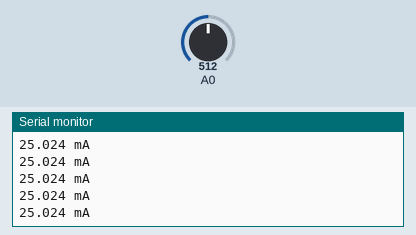
This sketch was run on a simulated Arduino Uno, built with avr-gcc and run on an emulated ATmega328P. On the bench: the last lines printed to the serial monitor. The test bench sets the inputs (shaded band); at power-on: A0 = 512.

Above: at 1.2 s.
1.3 s: A0 set to 716
At 1.44 s:
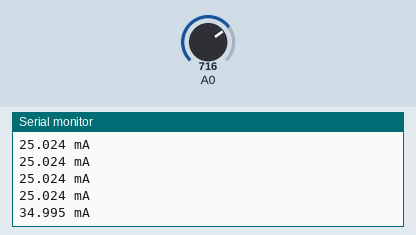
2.8 s: A0 set to 900
At 2.84 s:
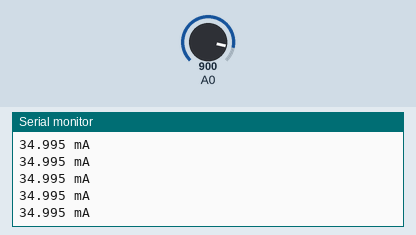
Timing chart, 0 to 5.8 s (numbered marks = the images above; inputs shaded):
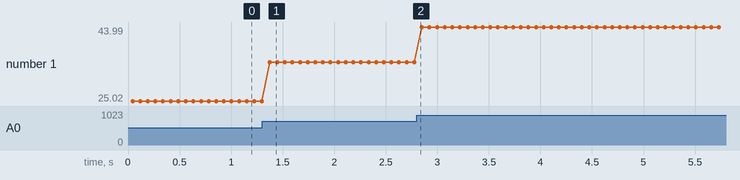

Measured:
- after the input at 1.3 s, the serial monitor: prints a new line after 0.07 s (image 1)
- plotted number 1: 25.02 → 34.99 after the input at 1.3 s, 34.99 → 43.99 after the input at 2.8 s

The sketch:

lectorcorriente.ino
```cpp
float corriente = 0.0;
float R=100;
float gain=1;


void setup() {
  // put your setup code here, to run once:
Serial.begin(9600);

}

void loop() {
for(int i=1;i<=20;i++){
  corriente= (float) analogRead(0)*(5/1023.0)/R+corriente;
  delay(2);
}
Serial.print(corriente*1000/(gain*20),3); //3 es numero de decimales
Serial.println(" mA");
delay(30);
corriente=0;


}
```
